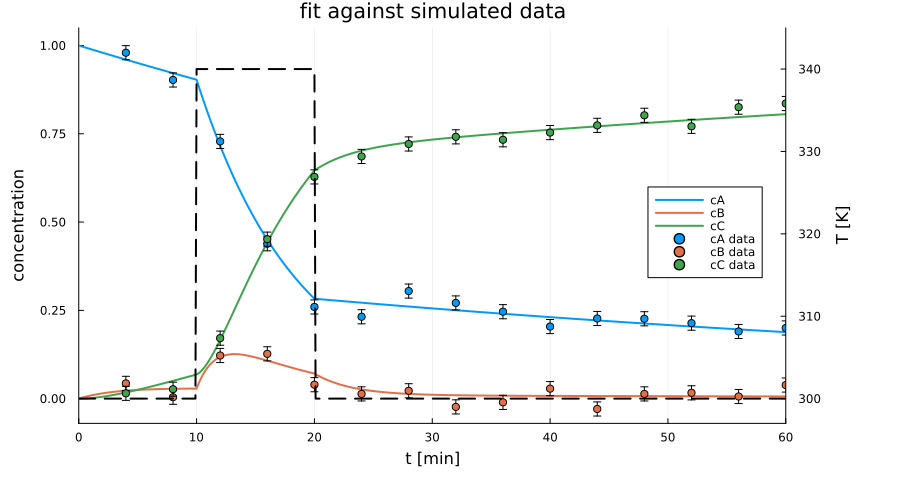

Here is the Julia script that generated this plot:
# Transient kinetic parameter estimation under a known control profile
#
#   min_p  sum_m 0.5 ((z_v(t_m) - y_vm)/sd)^2
#   s.t.   cA' = -k1(u) cA
#          cB' =  k1(u) cA - k2(u) cB
#          cC' =  k2(u) cB
#          kr(T) = exp(pr1 - pr2 (Tref/T - 1)),  pr1 = log kr(Tref),  pr2 = Ear/(R Tref)
#          (cA, cB, cC)(0) = (cA0, 0, 0)

ENV["GKSwstype"] = "100"

using ExaModels
using ExaModelsCollocation
using MadNLP
using Plots

# ----- Problem data -----

const CA, CB, CC = 1, 2, 3
const CA0, TEND, TREF, SD = 1.0, 60.0, 310.0, 0.02

const TBASE, TPULSE, TON, TOFF = 300.0, 340.0, 10.0, 20.0

const PTRUE = [log(0.02), 6300.0 / TREF, log(0.31), 2000.0 / TREF]

# Simulated data: time, cA, cB, cC, each with Gaussian noise of standard deviation SD
const MEAS = [
     4.0   0.9796   0.0432   0.0150
     8.0   0.9024   0.0040   0.0267
    12.0   0.7284   0.1221   0.1712
    16.0   0.4386   0.1268   0.4516
    20.0   0.2596   0.0395   0.6279
    24.0   0.2319   0.0134   0.6858
    28.0   0.3046   0.0222   0.7211
    32.0   0.2710  -0.0234   0.7414
    36.0   0.2461  -0.0105   0.7331
    40.0   0.2041   0.0283   0.7534
    44.0   0.2270  -0.0293   0.7738
    48.0   0.2262   0.0134   0.8023
    52.0   0.2137   0.0165   0.7711
    56.0   0.1902   0.0061   0.8254
    60.0   0.2001   0.0385   0.8358
]

# ----- Create ExaModel -----

# Control profile u(t)
u_profile(t) = TON <= t <= TOFF ? TPULSE : TBASE

function examodel_transient_pe(p0 = [log(0.01), 12.0, log(0.5), 4.0]; K = 4)
    nodes = sort(union([0.0, TEND], MEAS[:, 1], [TON, TOFF]))
    N = length(nodes) - 1

    # Create CollocationExaCore
    core = CollocationExaCore(nodes, K)

    # Create CollocationVariable
    @add_var_collocation(core, z, 1:3; start = CA0 / 3) # z1, z2, z3 = (cA, cB, cC)

    # Create variables (unknown kinetic parameters)
    @add_var(core, p, 1:4;
        lvar = [log(1e-4), 0.0, log(1e-4), 0.0],
        uvar = [log(10.0), 60.0, log(10.0), 60.0],
        start = p0
    )

    # Create iterator
    itr = [
        (u_profile(core.mesh.t[i, 1]), i, k)
        for i in 1:N, k in 1:K
    ]

    # Create collocation constraints
    @add_con_collocation(core, cA, z[CA],
        -exp(p[1] - p[2] * (TREF / u - 1)) * z[CA]
        for (u, i, k) in itr
    )
    @add_con_collocation(core, cB, z[CB],
        exp(p[1] - p[2] * (TREF / u - 1)) * z[CA] - exp(p[3] - p[4] * (TREF / u - 1)) * z[CB]
        for (u, i, k) in itr
    )
    @add_con_collocation(core, cC, z[CC],
        exp(p[3] - p[4] * (TREF / u - 1)) * z[CB]
        for (u, i, k) in itr
    )

    # Create continuity constraints
    @add_con_continuity(core, cont, z)

    # Create initial condition constraints
    @add_con(core, ic,
        z[v, 1, 0] - val
        for (v, val) in [(CA, CA0), (CB, 0.0), (CC, 0.0)]
    )

    # Create objective function
    itr_obj = [
        (v, findfirst(==(MEAS[m, 1]), nodes) - 1, MEAS[m, v + 1])
        for m in axes(MEAS, 1), v in 1:3
    ]
    @add_obj(core,
        0.5 * ((z[v, i, K] - ym) / SD)^2
        for (v, i, ym) in itr_obj
    )

    return ExaModel(core)
end

# ----- Solve -----

# Create CollocationExaModel
model = examodel_transient_pe()

# Solve
result = madnlp(model)

psol = solution(result, model.p)
println("status    = $(result.status)")
println("objective = $(result.objective)")
println("k1(Tref)  = $(exp(psol[1])), simulated at $(exp(PTRUE[1]))")
println("Ea1/R     = $(psol[2] * TREF), simulated at $(PTRUE[2] * TREF)")
println("k2(Tref)  = $(exp(psol[3])), simulated at $(exp(PTRUE[3]))")
println("Ea2/R     = $(psol[4] * TREF), simulated at $(PTRUE[4] * TREF)")

# ----- Plot -----

tgrid = collect(range(0.0, TEND; length = 601))
zfit = permutedims(reduce(hcat, interpolate(model, result, model.z, tgrid)))

clo, chi = -0.07, 1.05
f0 = (0.0 - clo) / (chi - clo)
thi = TPULSE + 5.0
tlo = (TBASE - f0 * thi) / (1 - f0)

pz = plot(
    tgrid, zfit;
    linewidth = 2, label = ["cA" "cB" "cC"], legend = :right, xlims = (0.0, TEND),
    ylims = (clo, chi),
    xlabel = "t [min]", ylabel = "concentration", title = "fit against simulated data",
    left_margin = 5Plots.mm, right_margin = 15Plots.mm, bottom_margin = 5Plots.mm,
)
scatter!(pz, MEAS[:, 1], MEAS[:, 2:4];
    yerror = SD, markersize = 4, color = [1 2 3], label = ["cA data" "cB data" "cC data"])

pu = twinx(pz)
plot!(pu, tgrid, u_profile.(tgrid);
    color = :black, linewidth = 2, linestyle = :dash, legend = false,
    xlims = (0.0, TEND), ylims = (tlo, thi), ylabel = "T [K]")

png = joinpath(@__DIR__, splitext(basename(@__FILE__))[1] * ".png")
savefig(plot(pz; size = (900, 480)), png)
println("wrote $png")
